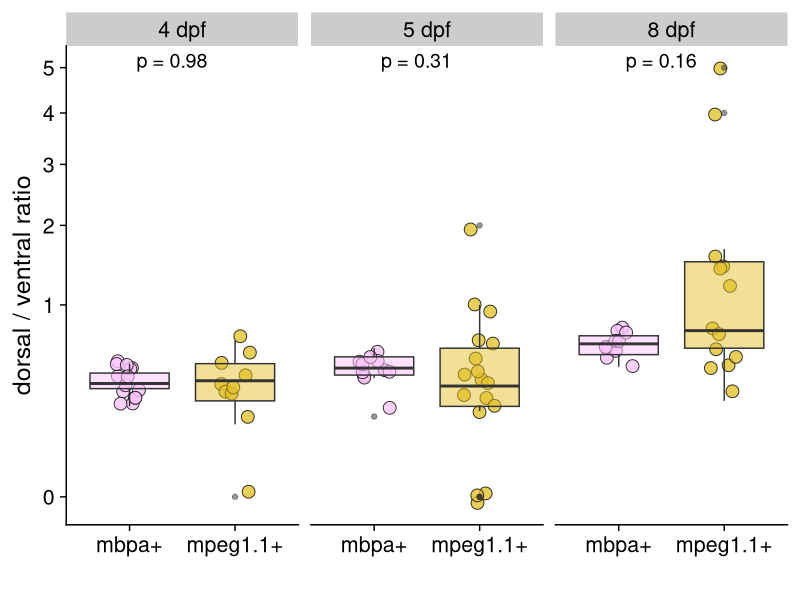
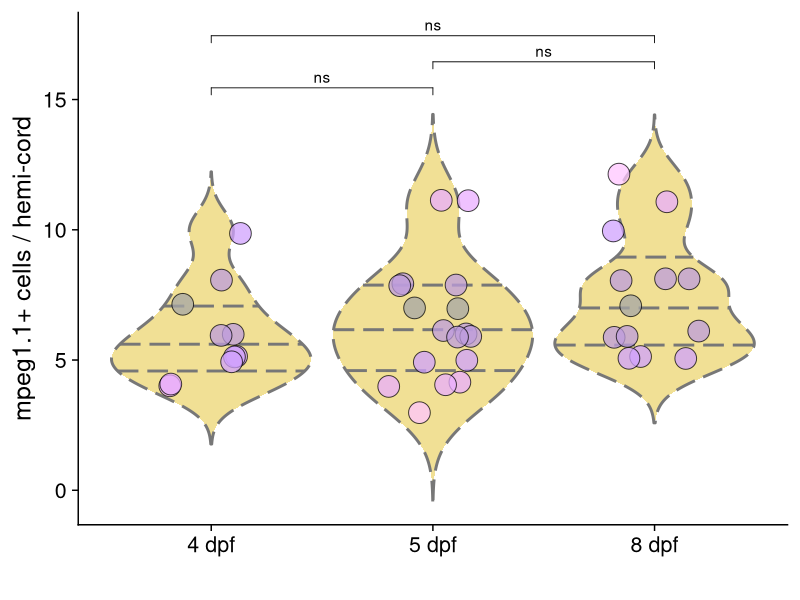

These charts were generated, in order, by the following R code: (Note: this script raises an error after producing the figures.)
## ---- chunk 1
knitr::opts_chunk$set(echo = TRUE, message=FALSE, warning=FALSE)
## ---- chunk 2
library(tidyverse)
library(ggpubr)
library(cowplot)
library(colorspace)
## ---- chunk 3
theme_set(theme_cowplot(font_size =18))
## ---- chunk 4
mpeg_mbpa_counts <- read_csv('cell-counts-mpeg-mbpa-tidy-adjustedframe.csv')

## ---- chunk 5
mpeg_mbpa_counts <- mpeg_mbpa_counts %>% mutate(d_v_ratio = dorsal/ventral) %>% mutate(total_cells = dorsal+ventral)
#View(mpeg_mbpa_counts)
## ---- chunk 6
mpeg_mbpa_counts %>% group_by(age, fluor) %>% summarize(tot_cell_counted = sum(total_cells), tot_fish = n())
## ---- chunk 7
mpeg_only <- mpeg_mbpa_counts %>% filter(fluor == "mpeg1.1+")
## ---- chunk 8
ggplot(mpeg_mbpa_counts, aes(x=fluor, y=d_v_ratio, fill=fluor))+
  geom_jitter(width=0.15, height=0.05, shape=21, alpha=0.8, size=4)+
  geom_boxplot(alpha=0.5)+
  scale_fill_manual(values = c("#FFC5FF", "#E3C22D"))+ 
  facet_grid(.~age)+
  labs(x= " ", y="dorsal / ventral ratio")+
  scale_y_sqrt()+
  theme(legend.position = "none")+
  stat_compare_means(inherit.aes=FALSE, aes(x=fluor, y=d_v_ratio), method="wilcox.test", label="p.format", label.x=1.2, size=5)
#ggsave('mpeg-mbp-dv-ratio-458.png', dpi=300, height=4.5, width=6.75)

## ---- chunk 9
ggplot(mpeg_only, aes(x=age, y=total_cells, fill=factor(total_cells)))+
  geom_violin(aes(x=age, y=total_cells), fill = "#E3C22D", color= "#777777", size=1, alpha=0.5, linetype="longdash", scale="width", trim=FALSE, draw_quantiles = c(0.25, 0.5, 0.75))+
  geom_jitter(width=0.2, height=0.15, shape=21, size=7, alpha=0.75)+
  scale_fill_discrete_diverging(15, palette = "Blue Yellow 3", c1=100, h1=285, h2=285, l1=90, l2=68)+
  labs(y="mpeg1.1+ cells / hemi-cord", x=" ")+
  theme(legend.position = "none")+
  stat_compare_means(method="wilcox.test", comparisons = list(c("4 dpf", "5 dpf"), c("5 dpf", "8 dpf"), c("4 dpf", "8 dpf")),  label.y=c(15, 16, 17), label="p.signif")
## ---- chunk 10
mpeg_only %>% group_by(age) %>% summarize(mean_cells = mean(total_cells))
## ---- chunk 11
mpeg_mbpa_counts_long <- mpeg_mbpa_counts %>% gather(location, location=dorsal, location=ventral)
mpeg_long <- mpeg_mbpa_counts_long %>% filter(fluor == "mpeg1.1+")
mbpa_long <- mpeg_mbpa_counts_long %>% filter(fluor == "mbpa+")
## ---- chunk 12
ggplot(mpeg_long, aes(x=location, y=value, fill=location))+
  geom_jitter(width=0.15, height=0.15, shape=21, alpha=0.8, size=4)+
  geom_boxplot(alpha=0.5)+
  scale_fill_manual(values = c("#E3C22D", "#E3C22D"))+ 
  facet_grid(.~age)+
  labs(x= " ", y="mpeg1.1+ cells / hemi-cord")+
  #scale_y_sqrt()+
  theme(legend.position = "none")+
  stat_compare_means(method="wilcox.test", label="p.format", label.x=1.2, label.y=10.5, size=5)
#ggsave('mpeg-dv-458.png', dpi=300, width=6.75, height=4.5)
  
## ---- chunk 13
ggplot(mbpa_long, aes(x=location, y=value, fill=location))+
  geom_jitter(width=0.15, height=.15, shape=21, alpha=0.8, size=4)+
  geom_boxplot(alpha=0.5)+
  scale_fill_manual(values = c("#FFC5FF", "#FFC5FF"))+ 
  facet_grid(.~age)+
  labs(x= " ", y="mbpa+ cells / 3.5 hemisegments")+
  #scale_y_sqrt()+
  theme(legend.position = "none")+
    stat_compare_means(method="wilcox.test", label="p.format", label.x=1.2, label.y=55, size=5)
#ggsave('mbpa-dv-458.png', dpi=300, width=6.75, height=4.5)

## ---- chunk 14
ggplot(mpeg_long, aes(x=age, y=value, fill=location))+
  geom_jitter(width=0.1, shape=21, alpha=0.8, size=4)+
  geom_boxplot(alpha=0.5)+
  scale_fill_manual(values = c("#CEA0F9", "#E3C22D"))+ 
  facet_grid(.~location)+
  labs(x= " ", y="number of cells")+
  #scale_y_sqrt()+
  theme(legend.position = "none")
